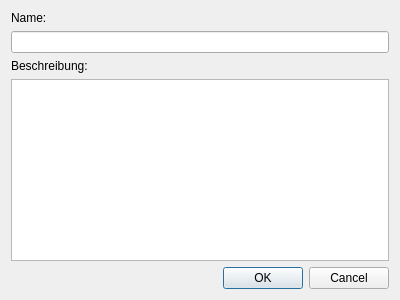
<?xml version="1.0" encoding="UTF-8"?>
<ui version="4.0">
 <class>InputEvObDialog</class>
 <widget class="QDialog" name="InputEvObDialog">
  <property name="geometry">
   <rect>
    <x>0</x>
    <y>0</y>
    <width>400</width>
    <height>300</height>
   </rect>
  </property>
  <property name="windowTitle">
   <string>Input Dialog</string>
  </property>
  <layout class="QVBoxLayout" name="verticalLayout_3" stretch="0,1,0">
   <item>
    <layout class="QVBoxLayout" name="verticalLayout">
     <item>
      <widget class="QLabel" name="label">
       <property name="text">
        <string>Name:</string>
       </property>
      </widget>
     </item>
     <item>
      <widget class="QLineEdit" name="lineEditName"/>
     </item>
    </layout>
   </item>
   <item>
    <layout class="QVBoxLayout" name="verticalLayout_2" stretch="0,0">
     <item>
      <widget class="QLabel" name="label_2">
       <property name="text">
        <string>Beschreibung:</string>
       </property>
      </widget>
     </item>
     <item>
      <widget class="QTextEdit" name="textEdit"/>
     </item>
    </layout>
   </item>
   <item>
    <widget class="QDialogButtonBox" name="buttonBox">
     <property name="orientation">
      <enum>Qt::Horizontal</enum>
     </property>
     <property name="standardButtons">
      <set>QDialogButtonBox::Cancel|QDialogButtonBox::Ok</set>
     </property>
    </widget>
   </item>
  </layout>
 </widget>
 <resources/>
 <connections>
  <connection>
   <sender>buttonBox</sender>
   <signal>accepted()</signal>
   <receiver>InputEvObDialog</receiver>
   <slot>accept()</slot>
   <hints>
    <hint type="sourcelabel">
     <x>248</x>
     <y>254</y>
    </hint>
    <hint type="destinationlabel">
     <x>157</x>
     <y>274</y>
    </hint>
   </hints>
  </connection>
  <connection>
   <sender>buttonBox</sender>
   <signal>rejected()</signal>
   <receiver>InputEvObDialog</receiver>
   <slot>reject()</slot>
   <hints>
    <hint type="sourcelabel">
     <x>316</x>
     <y>260</y>
    </hint>
    <hint type="destinationlabel">
     <x>286</x>
     <y>274</y>
    </hint>
   </hints>
  </connection>
 </connections>
</ui>
